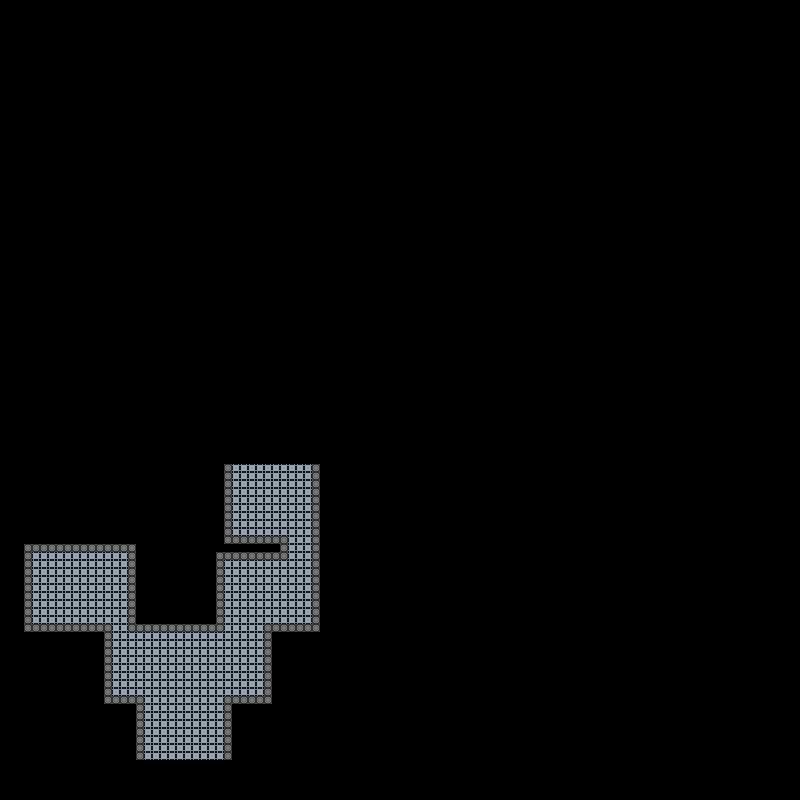

A 2D game scene composited from a Tiled map and its tileset images. What follows is a short description and the map's XML, with each tile layer's data collapsed to a summary:
An orthogonal 100x100 tile map with 8x8 px tiles, 1 tile layer (Tile Layer 1).

<map version="1.0" orientation="orthogonal" width="100" height="100" tilewidth="8" tileheight="8">
 <tileset firstgid="1" name="tiles" tilewidth="8" tileheight="8">
  <image source="tiles.png" width="64" height="64" />
 </tileset>
 <layer name="Tile Layer 1" width="100" height="100">
  <data>[10000 cells, 692 non-empty, 2 distinct tile ids]</data>
 </layer>
</map>